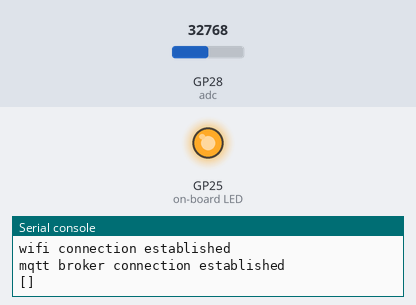
A program run on a simulated Raspberry Pi Pico running MicroPython. Shown: output pins drawn as LEDs (lit = HIGH), the last lines printed to the serial console. Inputs (shaded band) come from the test bench; at power-on: GP28 (adc) = 32768 (analog values on the 0–65535 scale). WiFi joins after 1.5 s; the clock reads 2024-03-15 10:24:30 at power-on unless the program sets it; no MQTT or app messages arrive unless stated; library files of the repository ran but are not shown: secrets.py.

Above: at 2.7 s.
At 4.7 s:
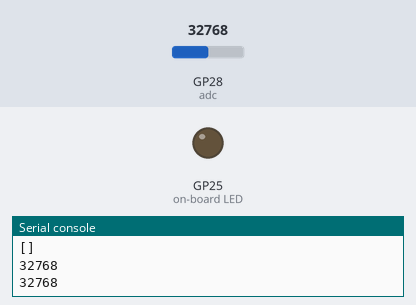
Timing chart, 0 to 7.1 s (numbered marks = the images above):
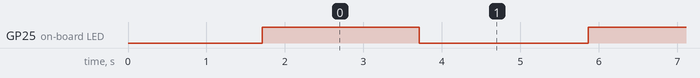

Measured:
- by itself, GP25 (on-board LED): alternates HIGH for 2.0 s and LOW for 2.2 s

The program:

soil_moisture.py
```python
from machine import Pin, ADC
import json

import time
# from ulab import numpy as np
# import array
#
adc = ADC(Pin(28))
print(adc.read_u16())
#print(adc.read_uv())

class Moisture_Sensor:
    def __init__(self, mqtt_handle=None, pin_num=28, sensor_id="soil_moisture_1", topic="sensor/moisture", indicator_pin="LED"):
       time.sleep_us(100)

       self.sensor_id = sensor_id
       self.topic = topic
       self.pin = ADC(Pin(pin_num))
       self._raw_value = 0
       self.calibration_value_low = 0
       self.calibration_value_high = 65535
       self.indicator_pin = Pin(indicator_pin, Pin.OUT)
       self.mqtt_handle = mqtt_handle

    def toggle_indicator(self):
        self.indicator_pin.toggle()

    def read_moisture(self):
        self.indicator_pin.on()
        self._raw_value = self.pin.read_u16()
        time.sleep(1)
        self.indicator_pin.off()
        print(self._raw_value)
        if self.mqtt_handle is None:
            return self._raw_value
        else:
            return None
        # return self._raw_value.to_bytes(2, 'big')

    def publish(self):
        self.read_moisture()
        msg = json.dumps({self.sensor_id : (self._raw_value / self.calibration_value_high)})
        self.mqtt_handle.connect()
        self.mqtt_handle.publish(self.topic, msg)
        self.mqtt_handle.disconnect()


    # def set_low_calibration(self):
    #     self.indicator_pin.on()
    #     calibration_reads = []
    #     #Pin(25).on()
    #     for t in range(10):
    #         time.sleep(2)
    #         read = self.raw_read
    #         print(read)
    #         calibration_reads.append(read)

    #     calibration_reads.remove(max(calibration_reads))
    #     calibration_reads.remove(min(calibration_reads))

    #     self.calibration_value_low = sum(calibration_reads)/len(calibration_reads)
    #     self.indicator_pin.off()


    # def set_high_calibration(self):
    #     self.indicator_pin.on()
    #     calibration_reads = []
    #     for t in range(10):
    #         time.sleep(2)
    #         #Pin(25).off()
    #         calibration_reads.append(self.raw_read)
    #         #Pin(25).on()
    #         print(calibration_reads)

    #     calibration_reads.remove(max(calibration_reads))
    #     calibration_reads.remove(min(calibration_reads))

    #     self.calibration_value_high = sum(calibration_reads)/len(calibration_reads)
    #     print(self.calibration_value_high)
    #     self.indicator_pin.off()


#    def calibrated_read(self):
#        p1 = (0, self.calibration_value_low)
#        p2 = (100, self.calibration_value_high)
#        m = (p2[1] - p1[1])/(p2[0] - p1[0])

#        x = ((self.raw_read - p1[1])/m)
#        return x

# def generate_calibration_line(min, max, intervals=100):
#     return np.array(range(min, max+1, (max - min)//intervals))

# def get_calibrated_value(raw_val,
#                          input_map,
#                          output_map):
#     rel_vals = map(lambda y: abs(y - raw_val), input_map)
#     print(list(rel_vals))
#     #rel_vals = lambda x: abs(input_map - raw_val)
#     rel_val = min(input_map, key=rel_vals)
#     return output_map[rel_val]

# def closest_value(input_map, input_value):
#     mapped = [abs(x - input_value) for x in input_map]
#     return mapped
#     #print(mapped)
#     #i = mapped.argmin()
#     #print(i)
#     #print(arr[i])

if __name__ == '__main__':
    from test_setup import setup_for_testing
    from util import setup_I2C_bus
    wlan, client = setup_for_testing()
    i2c = setup_I2C_bus()

    while True:
        test_ms = Moisture_Sensor(mqtt_handle=client)
        test_ms.read_moisture()
        test_ms.publish()
        time.sleep(2)
```

test_setup.py
```python
def setup_for_testing():
    from network_setup import Networker
    from umqtt.simple import MQTTClient

    print("imports")
    wlan = Networker().establish_connection()
    print("wifi connection established")

    client = MQTTClient('sense_board_1', '192.168.1.14', port=1883, keepalive=60)
    print("mqtt broker connection established")
    return wlan, client
```

util.py
```python
from machine import Pin, I2C
import utime
import errno

def setup_I2C_bus():
    i2c = I2C(0,
              scl=Pin(1, Pin.PULL_UP),
              sda=Pin(0, Pin.PULL_UP),
              freq=100000)
    utime.sleep_ms(100)
    print(i2c.scan())
    return i2c


# To be used to repeatedly try I2C operations that can fail with an OSError [errno 5] IO error#
#def try_until_runs(timeout):
def try_until_runs(func):
    def wrapper_try_until_runs(*args, **kwargs):
        while True:
            try:
                return func(*args, **kwargs)
            except OSError as oserr:
                print(oserr)
                continue
            except Exception as e:
                raise e

    return wrapper_try_until_runs

def set_timeout(seconds):
    def timeout_tryer(func):
        def timeout_tryer_wrapper(*args, **kwargs):
            start_time = utime.mktime(utime.gmtime())
            while (utime.mktime(utime.gmtime()) - start_time) < seconds:
                return func(*args, **kwargs)
            raise TimeoutError
        return timeout_tryer_wrapper
    return timeout_tryer


#    return try_until_runs_dec

SUCCESS = 0
FAILURE = 1
```

network_setup.py
```python
import network
import secrets
import time
from util import set_timeout

# try:
#     wlan = network.WLAN(network.STA_IF)
#     wlan.active(True)
#     time.sleep_ms(100)
#     wlan.connect(secrets.SSID, secrets.PASSWORD)
#     assert wlan.isconnected() == True
# except Exception as e:
#     raise e

class Networker:
    def __init__(self):
        self._connection = None

    @set_timeout(10)
    def establish_connection(self):
        try:
            wlan = network.WLAN(network.STA_IF)
            wlan.active(True)
            time.sleep_ms(100)
            wlan.connect(secrets.SSID, secrets.PASSWORD)

            while wlan.isconnected() is not True:
                time.sleep_ms(500)

            return wlan

        except Exception as e:
            raise e #("Unable to establish wireless network connection.")


    @property
    def connection(self):
        if self._connection is None:
            self.establish_connection()
        return self._connection
```
